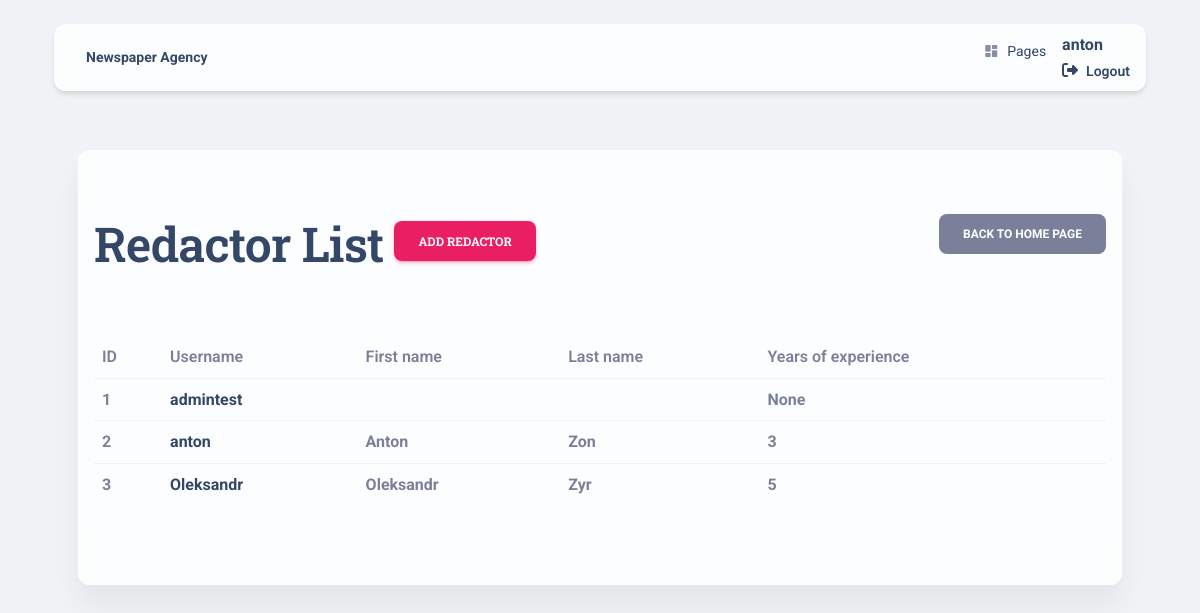
The app's page /redactors/ (signed in) with its own data.
### topic/models.py (models this page shows, shortened)
class Redactor(AbstractUser):
    years_of_experience = models.IntegerField(null=True, default="Without dosaid")

### topic/views.py (the view)
# urls.py: path("redactors/", RedactorListView.as_view(), name="redactor-list"),
class RedactorListView(LoginRequiredMixin, generic.ListView):
    model = Redactor
    paginate_by = 5

### templates/topic/redactor_list.html (shortened to what this page needs)
{% extends 'layouts/base_background.html' %}
{% load crispy_forms_tags %}
{% block content %}
  {% include 'includes/navigation.html' %}
    <br><br><br><br>
<div class="container">
   <br><br>
  <div class="card card-body blur shadow-blur mx-3 mx-lg-4 mt-n1"  >
<section class="my-4 py-4" >
            <a style="float:right" href="{% url 'newspaper_agency:index' %}" class="btn btn-secondary link-to-page">
      back to home page
    </a>
   <h1>
      Redactor List
      <a href="{% url 'newspaper_agency:redactor-create' %}" class="btn btn-primary link-to-page">
        Add redactor
      </a>
    </h1>
<br>
<br>
    {% if redactor_list %}
    <table class="table">
      <tr>
        <th>ID</th>
        <th>Username</th>
        <th>First name</th>
        <th>Last name</th>
        <th>Years of experience</th>
      </tr>
    {% for redactor in redactor_list %}
      <tr>
        <td>{{ redactor.id }}</td>
        <td><a href="{% url 'newspaper_agency:redactor-detail' pk=redactor.id %} ">{{ redactor.username }} </a></td>
        <td>{{ redactor.first_name }}</td>
        <td>{{ redactor.last_name }}</td>
        <td>{{ redactor.years_of_experience }}</td>
      </tr>
    {% endfor %}
    </table>
    {% else %}
      <p>There are no redactors in the service.</p>
    {% endif %}
  </div>
</div>
 {% endblock %}

### templates/includes/navigation.html (shortened to what this page needs)
  <div class="container position-sticky z-index-sticky top-0">
    <div class="row">
      <div class="col-12">
        <nav class="navbar navbar-expand-lg  blur border-radius-xl mt-4 top-0 z-index-3 shadow position-absolute my-3 py-2 start-0 end-0 mx-4">
          <div class="container-fluid px-0">
            <a class="navbar-brand font-weight-bolder ms-sm-3 "  href="/" rel="tooltip" title="Designed and Coded by Creative Tim" data-placement="bottom">
              <strong>Newspaper Agency<strong>
            </a>
            <div class="collapse navbar-collapse pt-3 pb-2 py-lg-0 w-100" id="navigation" >
              <ul class="navbar-nav navbar-nav-hover ms-auto">
                <li class="nav-item dropdown dropdown-hover mx-2">
                  <a class="nav-link ps-2 d-flex cursor-pointer align-items-center" id="dropdownMenuPages" data-bs-toggle="dropdown" aria-expanded="false">
                    <i class="material-icons opacity-6 me-2 text-md">dashboard</i>
                    Pages
                  </a>
                </li>
                <br>
                {% if request.user.is_authenticated %}
                <ul class="sidebar-nav list-group" >
                    <a
                        href="{% url 'newspaper_agency:redactor-detail' pk=user.id %} ">
                      {{ user.get_username }}
                    </a>
                    <a
                      href="{% url 'newspaper_agency:logout' %}">
                      <i class="fa fa-sign-out me-1"></i>
                      <p class="d-inline text-sm font-weight-bold" data-bs-toggle="tooltip" data-bs-placement="bottom" title="Sign OUT">Logout</p>
                    </a>
                </ul>
                {% endif %}
              </ul>
            </div>
          </div>
        </nav>
      </div>
    </div>
  </div>

### records on screen
Redactor: get_username "anton", id "2", username "anton", first_name "Anton", last_name "Zon", years_of_experience "3"
Redactor: id "1", username "admintest", years_of_experience "None"
Redactor: id "3", username "Oleksandr", first_name "Oleksandr", last_name "Zyr", years_of_experience "5"
